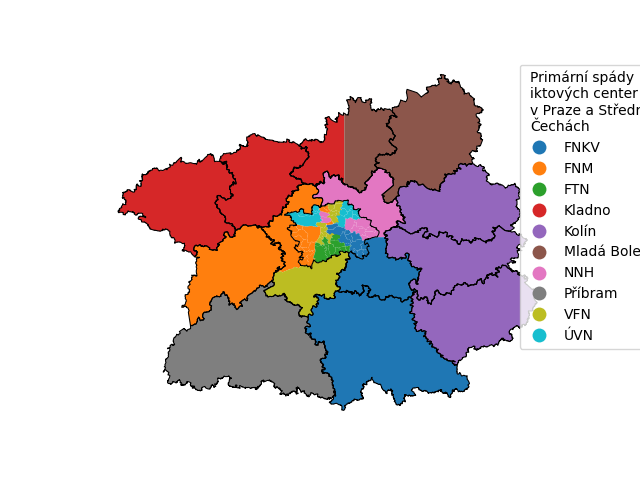

This chart was generated by the following Python code:
# coding: utf-8
from shapely.geometry import Point, Polygon, LineString
import matplotlib.pyplot as plt
import pandas as pd
import geopandas as gpd
import pyproj
import numpy as np
import requests
import re

def wgs84_to_sjtsk( lon, lat ):
    sjtsk = pyproj.Proj("+init=epsg:5514")
    wgs = pyproj.Proj("+init=epsg:4326")
    return pyproj.transform(wgs, sjtsk, lon, lat)
    #lon_, lat_ = pyproj.transform(wgs, sjtsk, lon, lat)
    #return ((-1)*lon_, (-1)*lat_)

def wgs84_to_Point( lon, lat ):
    lon_, lat_ = wgs84_to_sjtsk( lon, lat )
    return Point(lon_, lat_)

def changeName( name ):
    to_change = {
            'Praha-Čakovice': 'Čakovice',
            'Praha-Troja': 'Troja',
            'Nedvězí u Říčan': 'Nedvězí',
            'Újezd u Průhonic': 'Újezd',
            }
    for old, new in to_change.items():
        name = name.replace(old, new)
    return name

def suburban_Praha( name ):
    if name in [ 'Libeň', 'Kobylisy',  'Čimice', 'Bohnice', 'Karlín', 'Michle', 'Nusle', 'Podolí', 'Braník','Hodkovičky', 'Krč', 'Lhotka', 'Záběhlice', 'Střížkov', 'Troja' ]: return True
    else: return False

def main():
    # Use file from https://geoportal.cuzk.cz/Default.aspx?mode=TextMeta&side=dsady_RUIAN&metadataID=CZ-CUZK-SH-V&mapid=5&menu=252
    geo_df = gpd.read_file('JTSK/SPH_OKRES.shp')
    geo_df = geo_df.head(13)

    dist = 100_000

    # Use file from https://geoportal.cuzk.cz/Default.aspx?mode=TextMeta&side=mapy_data200&metadataID=CZ-CUZK-DATA200-VODSTVO-V&head_tab=sekce-02-gp&menu=2292
    reky   = gpd.read_file('HYDRO/WatrcrsL.shp')
    berounka = reky.loc[ reky['NAMN1'] == 'Berounka' ].reset_index(drop = True)
    crs = {'init': 'epsg:5514'}
    berounka.crs = crs

    lgd_kwds = {
            'title': 'Primární spády\niktových center\nv Praze a Středních\nČechách',
            'loc': 'upper left',
            'bbox_to_anchor': (0.9, 1.00),
            'ncol': 1
            }

    mc = gpd.read_file('JTSK/SPH_MC.shp')
    mc['praha'] = mc['NAZEV_MC'].apply(lambda x: 'Praha' in x)
    praha = mc.loc[ mc['praha'] ]
    praha['NAZEV_MC'] = praha['NAZEV_MC'].apply(lambda x: x.replace("Praha-", "") )

    sub_praha = gpd.read_file('JTSK/SPH_KU.shp')
    sub_praha['suburban'] = sub_praha['NAZEV_KU'].apply(suburban_Praha)
    sub_praha = sub_praha.loc[ sub_praha['suburban'] ].reset_index( drop = True )

    query = """SELECT ?okres ?okresLabel ?coordinates ?nemocnice ?population {
      VALUES (?okres ?nemocnice) {
        (wd:Q973974 "VFN")       #Praha 1
        (wd:Q2444636 "VFN")      #Praha 2
        (wd:Q2598899 "FNKV")     #Praha 3

        #(wd:Q2686587 "VFN/FTN") #Praha 4
        (wd:Q2623877 "VFN")      #Praha 4 Michle
        (wd:Q1969345 "VFN")      #Praha 4 Nusle
        (wd:Q2638290 "VFN")      #Praha 4 Podolí
        (wd:Q2499127 "VFN")      #Praha 4 Braník
       
        (wd:Q2834321 "FTN")      #Praha 4 Hodkovičky
        (wd:Q868618 "FTN")       #Praha 4 Krč
        (wd:Q2693443 "FTN")      #Praha 4 Lhotka
        (wd:Q3499406 "FTN")      #Praha 4 Záběhlice
        (wd:Q2661930 "FTN")      #Praha 4 Kunratice
       
        (wd:Q84492217 "FNM")     #Praha 5
        (wd:Q84572475 "FNM")     #Velká Chuchle
        (wd:Q84565071 "FNM")     #Slivenec

        (wd:Q84598568 "ÚVN")     #Praha 6
        (wd:Q3490548  "ÚVN")     #Lysolaje
        (wd:Q2317527  "ÚVN")     #Nebušice
        (wd:Q14544932 "ÚVN")     #Suchdol
        (wd:Q1810336  "ÚVN")     #Přední Kopanina

        (wd:Q84492955 "NNH")     #Praha 7
        (wd:Q2643835  "NNH")     #Troja
       
        #(wd:Q84492981 "VFN/FNM") #Praha 8
        (wd:Q174248  "VFN")      #Praha 8 Kobylisy
        (wd:Q1822800 "VFN")      #Praha 8 Ďáblice
        (wd:Q2003486 "VFN")      #Praha 8 Libeň
        (wd:Q3499350 "VFN")      #Praha 8 Dolní Chabry
        (wd:Q3499380 "VFN")      #Praha 8 Střížkov
        (wd:Q2717469 "VFN")      #Praha 8 Březiněves
        (wd:Q1734030 "FNM")      #Praha 8 Karlín
        (wd:Q2440414 "FNM")      #Praha 8 Čimice
        (wd:Q2442419 "FNM")      #Praha 8 Bohnice
                       
        (wd:Q2750534 "ÚVN")      #Praha 9
        (wd:Q2444921 "FNKV")     #Praha 10

        (wd:Q84497080 "FTN")     #Praha 11
        (wd:Q3563232  "FTN")     #Šeberov
        (wd:Q3563133  "FTN")     #Újezd
        (wd:Q3509048  "FTN")     #Křeslice

        (wd:Q84498882 "FTN")     #Praha 12
        (wd:Q84499835 "FTN")     #Libuš

        (wd:Q84565554 "FNM")     #Praha 13
        (wd:Q84566351 "FNM")     #Řeporyje
        
        (wd:Q84763109 "NNH")     #Praha 14
        (wd:Q3489932  "NNH")     #Dolní Počernice

        (wd:Q84946861 "FNKV")    #Praha 15
        (wd:Q3490214  "FNKV")    #Dolní Měcholupy
        (wd:Q3490530  "FNKV")    #Petrovice
        (wd:Q3563100  "FNKV")    #Štěrboholy
        (wd:Q2061921  "FNKV")    #Dubeč

        (wd:Q84572284 "FNM")     #Praha 16
        (wd:Q3490395  "FNM")     #Lipence
        (wd:Q84572977 "FNM")     #Zbraslav
        (wd:Q2456160  "FNM")     #Lochkov

        (wd:Q3498074 "FNM")      #Praha 17
        (wd:Q84593853 "FNM")      #Zličín

        (wd:Q13361279 "ÚVN")     #Praha 18
        (wd:Q3489907  "ÚVN")     #Čakovice

        (wd:Q84846030 "ÚVN")     #Praha 19
        (wd:Q3563089  "ÚVN")     #Vinoř
        (wd:Q3509354  "ÚVN")     #Satalice

        (wd:Q106070574 "NNH")    #Praha 20

        (wd:Q84846483 "NNH")     #Praha 21
        (wd:Q2501433  "NNH")     #Klánovice
        (wd:Q600063   "NNH")     #Koloděje
        (wd:Q693350   "NNH")     #Běchovice

        (wd:Q84947654 "FNKV")    #Praha 22
        (wd:Q84947682 "FNKV")    #Kolovraty
        (wd:Q3509457  "FNKV")    #Královice
        (wd:Q3509772  "FNKV")    #Nedvězí, Nedvězí u Říčan
        (wd:Q2709316  "FNKV")    #Benice

        (wd:Q302778 "FNM/VFN")   #Praha-zapad
        (wd:Q645376 "NNH/FNKV")  #Praha-vychod
           
        (wd:Q330653 "NNH") #Praha vychod Úvaly
       
        (wd:Q480085  "FNM")  # Beroun
        (wd:Q792883  "FNKV") # Benešov

        (wd:Q837635 "Kladno") #Kladno
        (wd:Q338296 "Kladno") #Kladno
        (wd:Q852463 "Kladno/Mladá Boleslav") #okres Mělník
        (wd:Q320939 "Mladá Boleslav") #město Mělník
        (wd:Q852468 "Mladá Boleslav") #Mladá Boleslav
        (wd:Q852491 "Kolín") #Nymburk
        (wd:Q847318 "Kolín") #Kolín
        (wd:Q268426 "Kolín") #Kutná Hora
        (wd:Q852457 "Příbram") #Příbram
      }
      ?okres wdt:P625 ?coordinates.
      ?okres wdt:P1082 ?population.
        SERVICE wikibase:label { bd:serviceParam wikibase:language "[AUTO_LANGUAGE],cs". }
    }"""
    url = 'https://query.wikidata.org/sparql'
    r = requests.get(url, params = {'format': 'json', 'query': query})
    wikidata = r.json()
    df = pd.json_normalize(wikidata['results']['bindings'])
    colnames = ['okres.value', 'nemocnice.value', 'coordinates.value', 'population.value', 'okresLabel.value']
    df = df[colnames]
    df.rename(columns = { colname:colname.replace(".value", "") for colname in colnames }, inplace = True)
    getCoord = re.compile("\((\d+\.\d+) (\d+\.\d+)\)")
    df['coord'] = df['coordinates'].apply( lambda c: getCoord.search(c).groups() )
    df['lon'] = [ float(coord[0]) for coord in df['coord'] ]
    df['lat'] = [ float(coord[1]) for coord in df['coord'] ]
    df['NAZEV_MC'] = df['okresLabel'].apply(changeName)
    melnik = df.loc[ df['okresLabel'] == 'Mělník' ].reset_index( drop = True )
    df = df.loc[ df['okresLabel'] != 'Mělník' ]
    df['okres'] = df['okresLabel'].apply(lambda x: 'okres' in x)

    melnik['geometry'] = melnik[['lon', 'lat']].apply( lambda row: wgs84_to_Point(row['lon'], row['lat'] ), axis = 1)
    melnik = gpd.GeoDataFrame(melnik, geometry = 'geometry')
    p0 = melnik['geometry'].values[0]
    melnik_polygon = Polygon([
        (p0.x + 0*dist, p0.y + 1*dist),
        (p0.x + 1*dist, p0.y + 1*dist),
        (p0.x + 1*dist, p0.y - 1*dist),
        (p0.x + 0*dist, p0.y - 1*dist),
        ])
    melnik_box = gpd.GeoSeries([melnik_polygon])
    okres_melnik = geo_df.loc[ geo_df['NAZEV_LAU1'] == 'Mělník' ].reset_index( drop = True )
    okres_melnik_zapad = okres_melnik.copy()
    okres_melnik_zapad['geometry'] = okres_melnik.difference(melnik_box)
    okres_melnik_zapad['NAZEV_LAU1'] = 'Mělník (západ)'
    okres_melnik_zapad['nemocnice'] = 'Kladno'
    okres_melnik_vychod = okres_melnik.copy()
    okres_melnik_vychod['geometry'] = okres_melnik.intersection(melnik_box)
    okres_melnik_vychod['NAZEV_LAU1'] = 'Mělník (východ)'
    okres_melnik_vychod['nemocnice'] = 'Mladá Boleslav'

    uvaly = df.loc[ df['okresLabel'] == 'Úvaly' ]
    uvaly['geometry'] = uvaly[['lon', 'lat']].apply( lambda row: wgs84_to_Point(row['lon'], row['lat'] ), axis=1)
    uvaly = gpd.GeoDataFrame(uvaly, geometry = 'geometry')
    p0 = uvaly['geometry'].values[0]
    uvaly_polygon = Polygon([
        (p0.x-dist, p0.y-0*dist),
        (p0.x+dist, p0.y-0*dist),
        (p0.x+dist, p0.y-1*dist),
        (p0.x-dist, p0.y-1*dist)
        ] )
    uvaly_box = gpd.GeoSeries([uvaly_polygon])
    praha_vychod = geo_df.loc[ geo_df['NAZEV_LAU1'] == 'Praha-východ'].reset_index(drop = True )
    praha_vychod_sever = praha_vychod.copy()
    praha_vychod_sever['geometry'] = praha_vychod.difference(uvaly_box)
    praha_vychod_sever['NAZEV_LAU1'] = 'Praha-východ (sever)'
    praha_vychod_sever['nemocnice'] = 'NNH'
    praha_vychod_jih   = praha_vychod.copy()
    praha_vychod_jih['geometry'] = praha_vychod.intersection(uvaly_box)
    praha_vychod_jih['NAZEV_LAU1'] = 'Praha-východ (jih)'
    praha_vychod_jih['nemocnice'] = 'FNKV'

    praha_zapad = geo_df.loc[ geo_df['NAZEV_LAU1'] == 'Praha-západ'].reset_index(drop = True )
    praha_zapad.crs = crs
    berounka_intersect = gpd.sjoin( berounka, praha_zapad, op='intersects').reset_index(drop = True )
    berounka_x, berounka_y = [], []
    for i in [ 7, 8, 4, 5, 6, 2, 1, 0, 3 ]:
        berounka_x.extend( berounka_intersect.loc[i, 'geometry'].xy[0] ) 
        berounka_y.extend( berounka_intersect.loc[i, 'geometry'].xy[1] ) 
    berounka_x.extend( [ berounka_x[-1] + dist, berounka_x[-1] + dist, berounka_x[0]       , berounka_x[0] - dist ] )
    berounka_y.extend( [ berounka_y[-1] + dist, berounka_y[-1] - dist, berounka_y[0] - dist, berounka_y[0]        ] )
    berounka_xy = list( zip( berounka_x, berounka_y ) )
    berounka_box = Polygon( berounka_xy )
    praha_zapad_sever = praha_zapad.copy()
    praha_zapad_sever['geometry'] = praha_zapad.difference(berounka_box)
    praha_zapad_sever['NAZEV_LAU1'] = 'Praha-západ (sever)'
    praha_zapad_sever['nemocnice'] = 'FNM'
    praha_zapad_jih   = praha_zapad.copy()
    praha_zapad_jih['geometry'] = praha_zapad.intersection(berounka_box)
    praha_zapad_jih['NAZEV_LAU1'] = 'Praha-západ (jih)'
    praha_zapad_jih['nemocnice'] = 'VFN'

    #okresy = df.loc[ df['okres'] ]
    #okresy['NAZEV_LAU1'] = okresy['okresLabel'].apply(lambda x: x.replace("okres ", "") )
    #okresym = geo_df.merge(okresy, on='NAZEV_LAU1')
    df['NAZEV_LAU1'] = df['okresLabel'].apply(lambda x: x.replace("okres ", "") )
    okresym = geo_df.merge(df, on='NAZEV_LAU1')

    df['NAZEV_KU'] = df['okresLabel'].apply( changeName )
    suburbs = sub_praha.merge(df, on='NAZEV_KU')

    ax = okresym.boundary.plot(color = 'black', linewidth = 0.75, alpha = 1)

    okresym = pd.concat( [
        okresym.loc[ (okresym['NAZEV_LAU1'] != 'Praha-východ') & (okresym['NAZEV_LAU1'] != 'Praha-západ') & (okresym['NAZEV_LAU1'] != 'Mělník') ],
        okres_melnik_zapad,
        okres_melnik_vychod,
        praha_vychod_sever,
        praha_vychod_jih,
        praha_zapad_sever,
        praha_zapad_jih,
        ])
    praham = praha.merge(df, on='NAZEV_MC', how='left')

    pd.concat([
        okresym[['nemocnice', 'geometry']],
        praham[['nemocnice', 'geometry']],
        suburbs[['nemocnice', 'geometry']],
        ]).plot(
                column = 'nemocnice',
                legend = True,
                legend_kwds = lgd_kwds,
                ax = ax
                )
    ax.set_axis_off()
    plt.savefig('spady.png')
    plt.show()
if __name__ == "__main__":
    main()
